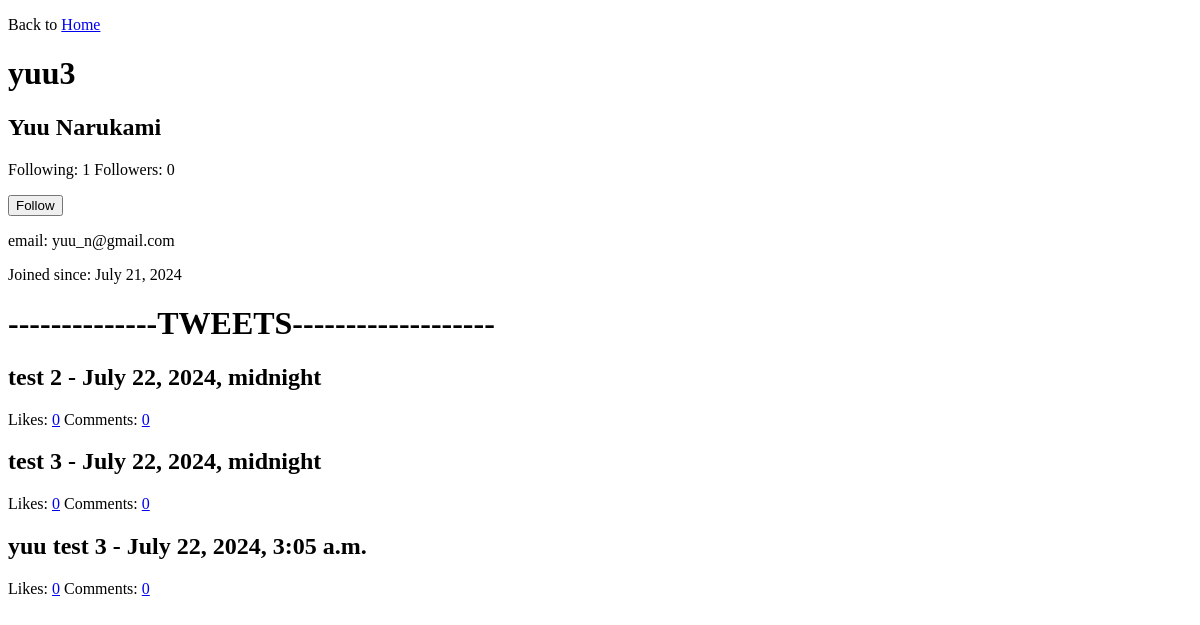
/yuu3 (signed in), run on an earlier commit of the app's database.
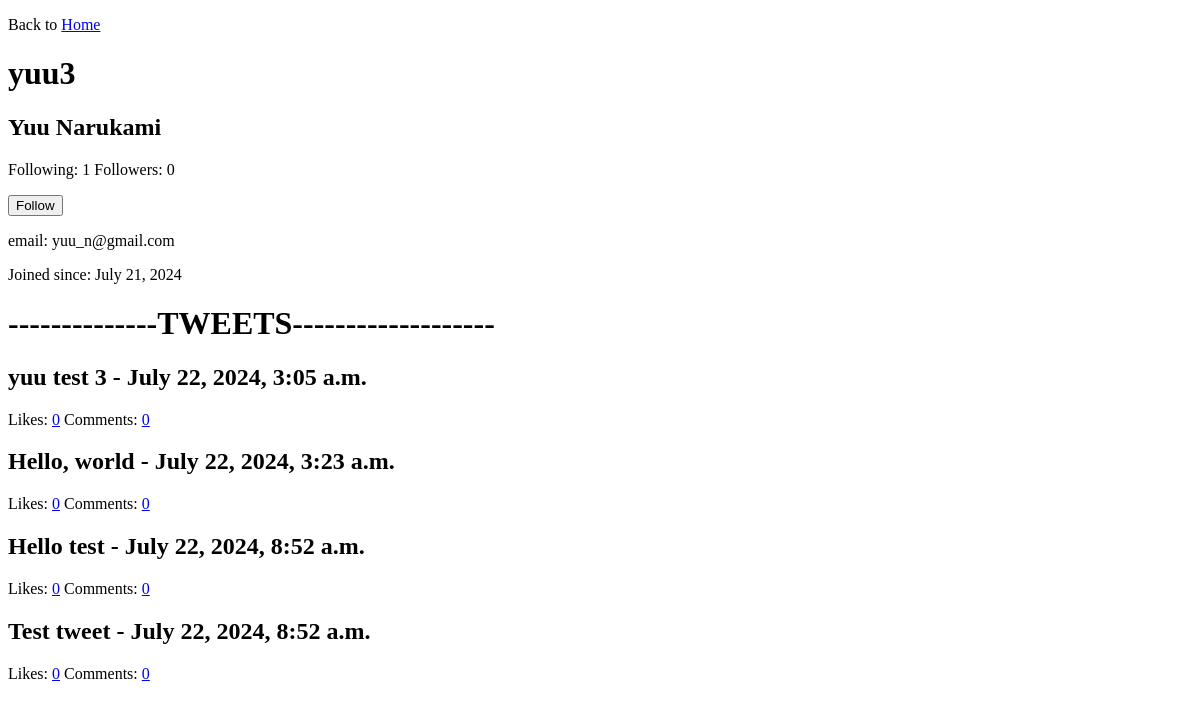
And on a later commit of the database.
### tweets/models.py (models this page shows)
class Tweet(models.Model):
    user = models.ForeignKey(User, on_delete=models.CASCADE)
    tweet = models.TextField(max_length=1000)
    tweet_created = models.DateTimeField(auto_now_add=True, null=True)
    type = models.CharField(max_length=10, default='tweet')

### users/views.py (the view, shortened to what this page needs)
# urls.py: path('<str:username>', views.details, name='details'),
@login_required(login_url="login")
def details(request, username):
    myuser = get_object_or_404(User, username=username)
    tweets = Tweet.objects.filter(user_id=myuser.id)
    following = Follow.objects.filter(user_id=myuser.id)
    followers = Follow.objects.filter(followed_user=myuser.id)
    logged_in_following = Follow.objects.filter(user=request.user.id)
    following_ids = [follow.followed_user_id for follow in logged_in_following]
    print(myuser.id)
    print(following_ids)
    following_count = following.count()
    followers_count = followers.count()
    comment_counter = {}
    tweet_likes = {}
    for tweet in tweets:
        tweet_likes[tweet.id] = Like.objects.filter(tweet_id=tweet.id).count()
        comment_counter[tweet.id] = Comment.objects.filter(tweet_id=tweet.id).count()
    context = {
        'myuser': myuser,
        'tweets': tweets,
        'tweet_likes': tweet_likes,
        'comment_counter': comment_counter,
        'followers_count': followers_count,
        'following_count': following_count,
        'following_ids': following_ids,
    }
    return render(request, 'details.html', context=context)

### users/templatetags/custom_filters.py (called while the page is built)
@register.filter
def get_item(dictionary, key):
    return dictionary.get(key)

### users/templates/details.html (shortened to what this page needs)
{% extends "master.html" %}
{% load custom_filters %}
{% block content %}
    <p>Back to <a href="/home">Home</a></p>
    <h1> {{ myuser.username }} </h1>
    <h2> {{ myuser.first_name }} {{ myuser.last_name }} </h2>
    <p>Following: {{ following_count }} Followers: {{ followers_count }}</p>
    {% if myuser.id != user.id %}
        {% if myuser.id in following_ids %}
            <form method="POST">
                {% csrf_token %}
                <input type="hidden" name="action" value="unfollow">
                <input type="hidden" name="user_id" value="{{ myuser.id }}">
                <input type="hidden" name="next" value="{{ request.path }}">
                <input type="submit" id="unfollow-button" value="Unfollow">
            </form>
        {% else %}
            <form method="POST">
                <input type="submit" id="follow-button" value="Follow">
            </form>
        {% endif %}
    {% endif %}
    <p>email: {{ myuser.email }}</p>
    <p>Joined since: {{ myuser.joined_date }}</p>
    {% if tweets %}
    <h1>--------------TWEETS-------------------</h1>
        {% for tweet in tweets %}
            <h2>{{ tweet.tweet }} - {{ tweet.tweet_created }}</h2>
            <p>Likes: <a href="/{{ tweet.id }}/likes">{{ tweet_likes|get_item:tweet.id }}</a> Comments: <a href="/{{ tweet.id }}/comments">{{ comment_counter|get_item:tweet.id}}</a></p>
        {% endfor %}
    {% endif%}
{% endblock%}

What changed in the data, as far as the page shows it:
removed Tweet: tweet "test 2", tweet_created "July 22, 2024, midnight", id "0"
removed Tweet: tweet "test 3", tweet_created "July 22, 2024, midnight", id "0"
added Tweet: tweet "Hello, world", tweet_created "July 22, 2024, 3:23 a.m.", id "0"
added Tweet: tweet "Hello test", tweet_created "July 22, 2024, 8:52 a.m.", id "0"
added Tweet: tweet "Test tweet", tweet_created "July 22, 2024, 8:52 a.m.", id "0"
